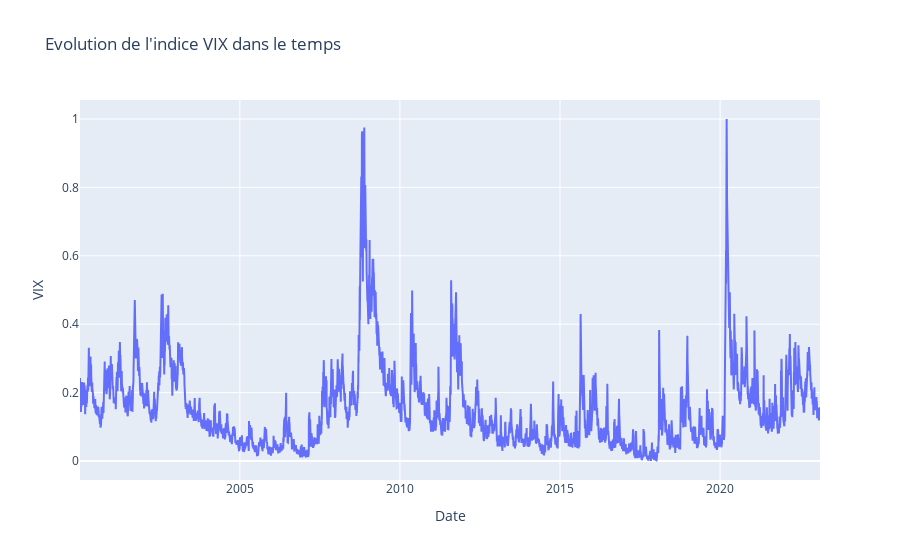
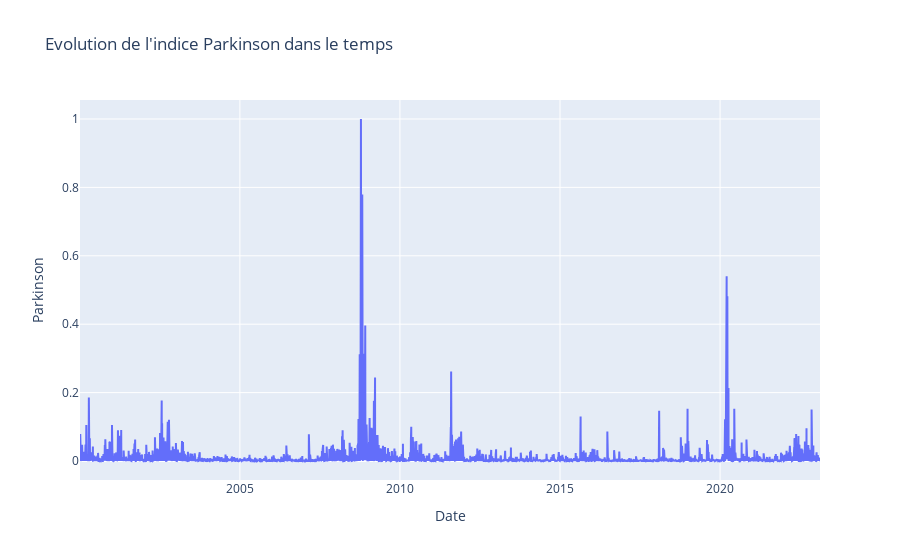
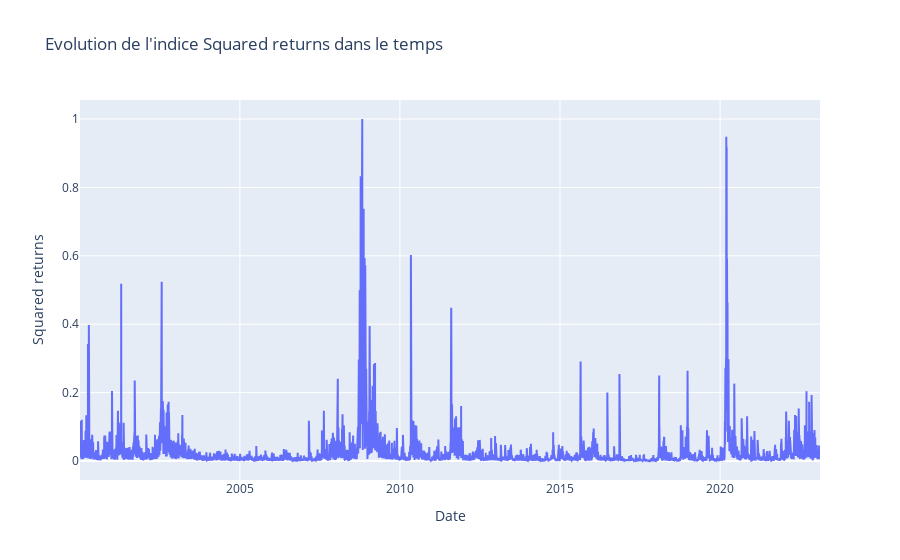

Notebook cell for these charts, in order:
### Markdown cell above
<div align="left"><span style="font-family:Lucida Caligraphy;font-size:25px">
Nouvelle visualisation des données après leur mise à l'échelle commune</span>

### Code cell
graph(df)

### Figure 1 — Plotly figure (JSON) as saved in the notebook; plotly's stock layout.template omitted (floating-point values rounded to 4 significant figures; data arrays with more than 128 entries replaced by an {"elided": "..."} marker saying what was removed)
{"data": [{"name": "VIX", "type": "scatter", "x": {"elided": "5822 str values"}, "y": {"elided": "5822 float values"}}], "layout": {"title": {"text": "Evolution de l'indice VIX dans le temps"}, "xaxis": {"title": {"text": "Date"}}, "yaxis": {"title": {"text": "VIX"}}}}

### Figure 2 — Plotly figure (JSON) as saved in the notebook; plotly's stock layout.template omitted (floating-point values rounded to 4 significant figures; data arrays with more than 128 entries replaced by an {"elided": "..."} marker saying what was removed)
{"data": [{"name": "Parkinson", "type": "scatter", "x": {"elided": "5822 str values"}, "y": {"elided": "5822 float values"}}], "layout": {"title": {"text": "Evolution de l'indice Parkinson dans le temps"}, "xaxis": {"title": {"text": "Date"}}, "yaxis": {"title": {"text": "Parkinson"}}}}

### Figure 3 — Plotly figure (JSON) as saved in the notebook; plotly's stock layout.template omitted (floating-point values rounded to 4 significant figures; data arrays with more than 128 entries replaced by an {"elided": "..."} marker saying what was removed)
{"data": [{"name": "Squared returns", "type": "scatter", "x": {"elided": "5822 str values"}, "y": {"elided": "5822 float values"}}], "layout": {"title": {"text": "Evolution de l'indice Squared returns dans le temps"}, "xaxis": {"title": {"text": "Date"}}, "yaxis": {"title": {"text": "Squared returns"}}}}
